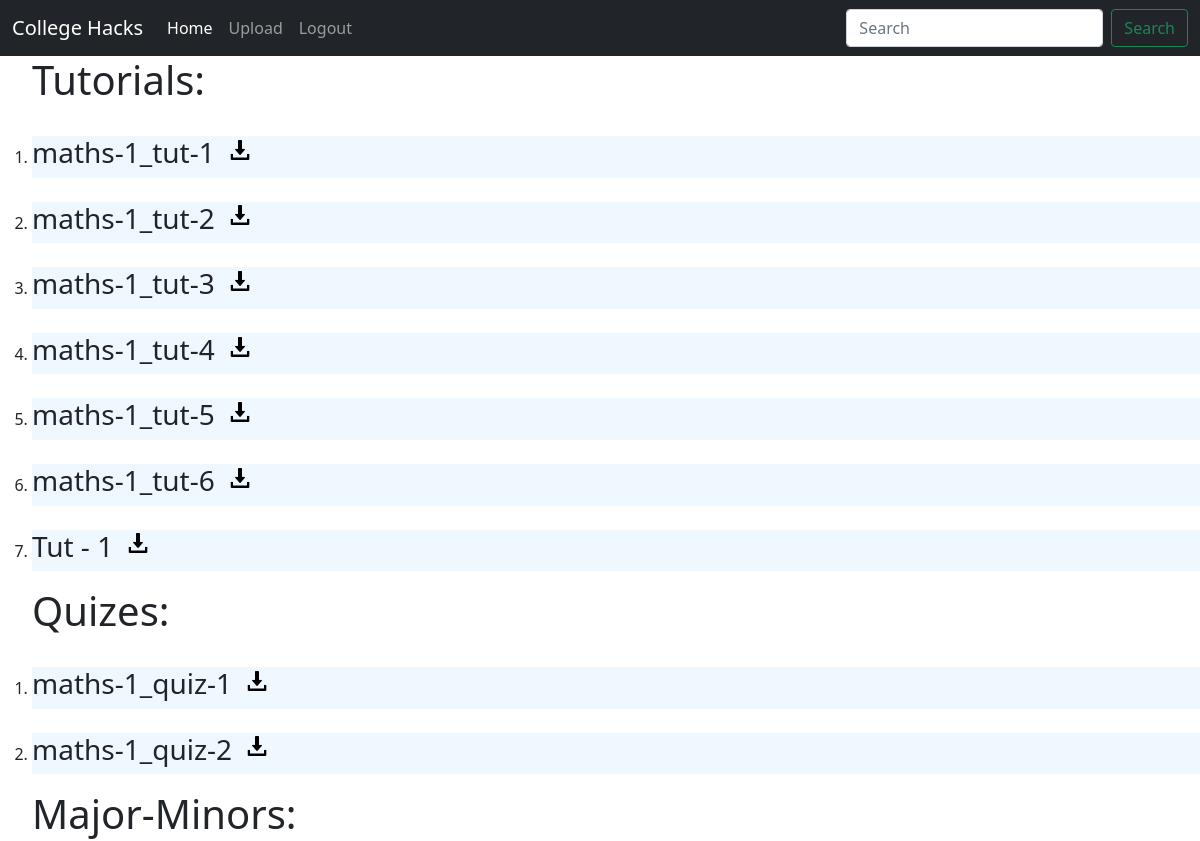
/maths_batch_2025, run on the app's committed database.
### home/models.py (models this page shows, shortened)
class myuploadfile(models.Model):
    STATUS1 = (
        ('2024','2024'),
        ('2025','2025'),
        ('2026','2026'),
    )
    STATUS2 = (
        ('PRML','PRML'),
        ('Software Engineering','Software Engineering'),
        ('Mathematics-1','Mathematics-1'),
        ('Mathematics-2','Mathematics-2'),
        ('Engineering-Mechanics','Engineering-Mechanics')
    )
    STATUS3 = (
        ('Tutorials','Tutorials'),
        ('Quiz','Quiz'),
        ('Major/Minor','Major/Minor'),
    )
    f_name = models.CharField(max_length=250,null = True)
    myfiles = models.FileField(upload_to='media')
    course = models.CharField(max_length=250,choices=STATUS2,null = True)
    batch  =  models.CharField(max_length=250,choices=STATUS1,null = True)
    type = models.CharField(max_length=250,choices=STATUS3,null = True)

### home/views.py (the view)
# urls.py: path("maths_batch_2025", views.maths_batch_2025, name='maths_batch_2025'),
def maths_batch_2025(request):
    context = {'tutorials' : myuploadfile.objects.filter(course = "Mathematics-1", type = "Tutorials"),
               'quiz' : myuploadfile.objects.filter(course = "Mathematics-1", type = "Quiz"),
               'major_minor' : myuploadfile.objects.filter(course = "Mathematics-1", type = "Major/Minor")
               }
    print(context['tutorials'][0].f_name)
    return render(request, 'maths_batch_2025.html' ,context)

### template/maths_batch_2025.html (shortened to what this page needs)
{% extends 'base.html' %}
{% load static %}
{% block body %}
<ol>
    <h1>Tutorials: </h1>
{% for i in tutorials %}
    <br>
    <li>
        <div class="a">
            <h3>{{i.f_name}}</h3>
            <a href="{{ i.myfiles.url }}"><span class="logo"><img src="/static/d_icon.png" alt="" height="20px"></span></a>
        </div>
    </li>
{% endfor %}
</ol>
<ol>
    <h1>Quizes: </h1>
{% for i in quiz %}
    <br>
    <li>
        <div class="a">
            <h3>{{i.f_name}}</h3>
            <a href="{{ i.myfiles.url }}"><span class="logo"><img src="/static/d_icon.png" alt="" height="20px"></span></a>
        </div>
    </li>
{% endfor %}
</ol>
<ol>
    <h1>Major-Minors: </h1>
</ol>
{% endblock body %}

### template/base.html (shortened to what this page needs)
<!doctype html>
<html lang="en">
  <head>
    <link rel="stylesheet" href="/static/css/signup.css">
    <link href="https://cdn.jsdelivr.net/npm/bootstrap@5.0.2/dist/css/bootstrap.min.css" rel="stylesheet">
  </head>
  <body>
    <nav class="navbar navbar-expand-lg navbar-dark bg-dark">
        <div class="container-fluid">
          <a class="navbar-brand" href="/">College Hacks</a>
          <div class="collapse navbar-collapse" id="navbarSupportedContent">
            <ul class="navbar-nav me-auto mb-2 mb-lg-0">
              <li class="nav-item">
                <a class="nav-link active" aria-current="page" href="/">Home</a>
              </li>
              <li class="nav-item">
                <a class="nav-link" href="{% url 'home:upload' %}">Upload</a>
              </li>
              <li class="nav-item">
                <a class="nav-link" href="{% url 'home:logout' %}">Logout</a>
              </li>
            </ul>
            <form class="d-flex">
              <input class="form-control me-2" type="search" placeholder="Search" aria-label="Search">
              <button class="btn btn-outline-success" type="submit">Search</button>
            </form>
          </div>
        </div>
      </nav>
    {% block body %}{% endblock body %}
  </body>
</html>

### static/css/signup.css (style rules this page uses)
html { height: 100%; }
.logo { height: 20px; padding: 15px; }
.a { display: flex; background-color: aliceblue; }

### data on the page
myuploadfile: f_name "maths-1_tut-1"
myuploadfile: f_name "maths-1_tut-2"
myuploadfile: f_name "maths-1_tut-3"
myuploadfile: f_name "maths-1_tut-4"
myuploadfile: f_name "maths-1_tut-5"
myuploadfile: f_name "maths-1_tut-6"
myuploadfile: f_name "Tut - 1"
myuploadfile: f_name "maths-1_quiz-1"
myuploadfile: f_name "maths-1_quiz-2"
